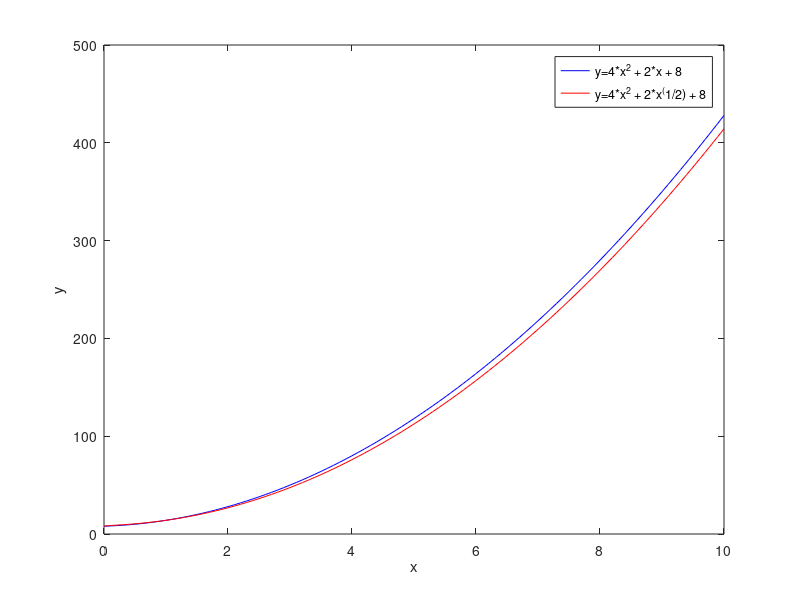

Source code (MATLAB):
% plot y=4*x^2 + 2*x + 8 and y=4*x^2 + 2*x^(1/2) + 8 where 0<=x<=10

x=0:0.1:10;
y1=zeros(1,size(x,2));
y2=zeros(1,size(x,2));

for i=1:size(x,2)
    y1(i)=4*x(i)^2 + 2*x(i) + 8;
    y2(i)=4*x(i)^2 + 2*x(i)^(1/2) + 8;
end

plot(x,y1,'b');
hold on;
plot(x,y2,'r');
xlabel('x');
ylabel('y');
legend('y=4*x^2 + 2*x + 8','y=4*x^2 + 2*x^(1/2) + 8');